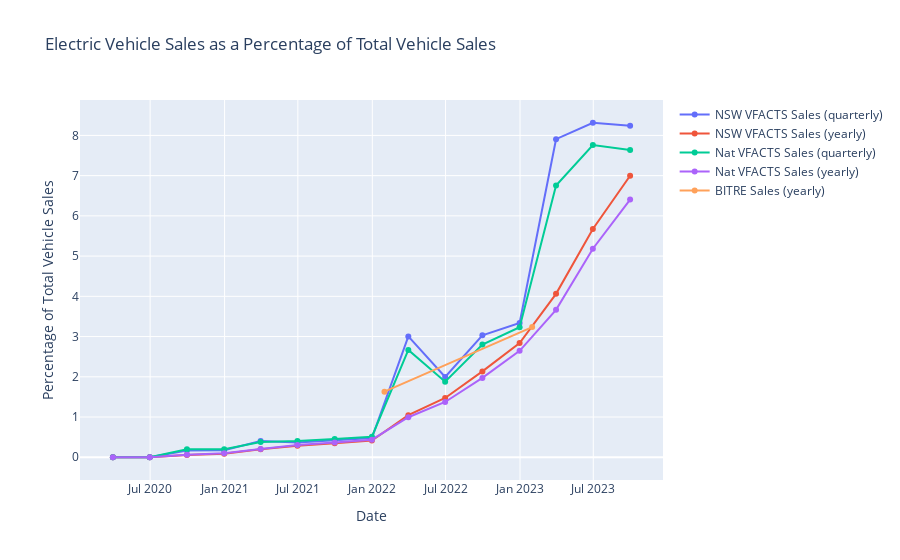

Notebook code for this chart:
### Code cell
def vf_elec_percent_nsw(vdf):
    vt = vdf.loc[vdf['State']=='NSW'].groupby(['Fuel Type']).sum().drop(columns=['State','Vehicle Type'])
    vt = vt/vt.sum()*100
    vte = vt.loc['Electric']
    return vte

def vf_elec_percent_national(vdf):
    vt = vdf.groupby(['Fuel Type']).sum().drop(columns=['State','Vehicle Type'])
    vt = vt/vt.sum()*100
    vte = vt.loc['Electric']
    return vte

q_vte_nsw = vf_elec_percent_nsw(vfacts_df)
y_vte_nsw = vf_elec_percent_nsw(vfacts_yearly_df)

q_vte_nat = vf_elec_percent_national(vfacts_df)
y_vte_nat = vf_elec_percent_national(vfacts_yearly_df)

# plotly line plot of vte with x-axis as datetime and y-axis as vte
fig = go.Figure()
fig.add_trace(go.Scatter(x=q_vte_nsw.index, y=q_vte_nsw.values, mode='lines+markers',name='NSW VFACTS Sales (quarterly)'))
fig.add_trace(go.Scatter(x=y_vte_nsw.index, y=y_vte_nsw.values, mode='lines+markers',name='NSW VFACTS Sales (yearly)'))
fig.add_trace(go.Scatter(x=q_vte_nat.index, y=q_vte_nat.values, mode='lines+markers',name='Nat VFACTS Sales (quarterly)'))
fig.add_trace(go.Scatter(x=y_vte_nat.index, y=y_vte_nat.values, mode='lines+markers',name='Nat VFACTS Sales (yearly)'))
fig.add_trace(go.Scatter(x=PC_passenger_ev_sales_nat.index, y=PC_passenger_ev_sales_nat.values, mode='lines+markers',name='BITRE Sales (yearly)'))
fig.update_layout(title='Electric Vehicle Sales as a Percentage of Total Vehicle Sales',
                  xaxis_title='Date',
                  yaxis_title='Percentage of Total Vehicle Sales')
fig.show()

### Figure 1 — Plotly figure (JSON) as saved in the notebook; plotly's stock layout.template omitted (floating-point values rounded to 4 significant figures)
{"data": [{"mode": "lines+markers", "name": "NSW VFACTS Sales (quarterly)", "type": "scatter", "x": ["2020-03-31", "2020-06-30", "2020-09-30", "2020-12-31", "2021-03-31", "2021-06-30", "2021-09-30", "2021-12-31", "2022-03-31", "2022-06-30", "2022-09-30", "2022-12-31", "2023-03-31", "2023-06-30", "2023-09-30"], "y": [0, 0, 0.1703, 0.1752, 0.4014, 0.3677, 0.4244, 0.4763, 3.004, 1.995, 3.031, 3.337, 7.906, 8.315, 8.241]}, {"mode": "lines+markers", "name": "NSW VFACTS Sales (yearly)", "type": "scatter", "x": ["2020-03-31", "2020-06-30", "2020-09-30", "2020-12-31", "2021-03-31", "2021-06-30", "2021-09-30", "2021-12-31", "2022-03-31", "2022-06-30", "2022-09-30", "2022-12-31", "2023-03-31", "2023-06-30", "2023-09-30"], "y": [0, 0, 0.05619, 0.08692, 0.1974, 0.2881, 0.3471, 0.416, 1.045, 1.473, 2.134, 2.84, 4.062, 5.675, 6.998]}, {"mode": "lines+markers", "name": "Nat VFACTS Sales (quarterly)", "type": "scatter", "x": ["2020-03-31", "2020-06-30", "2020-09-30", "2020-12-31", "2021-03-31", "2021-06-30", "2021-09-30", "2021-12-31", "2022-03-31", "2022-06-30", "2022-09-30", "2022-12-31", "2023-03-31", "2023-06-30", "2023-09-30"], "y": [0, 0, 0.1975, 0.2005, 0.3798, 0.4055, 0.4549, 0.5116, 2.669, 1.878, 2.803, 3.231, 6.752, 7.762, 7.638]}, {"mode": "lines+markers", "name": "Nat VFACTS Sales (yearly)", "type": "scatter", "x": ["2020-03-31", "2020-06-30", "2020-09-30", "2020-12-31", "2021-03-31", "2021-06-30", "2021-09-30", "2021-12-31", "2022-03-31", "2022-06-30", "2022-09-30", "2022-12-31", "2023-03-31", "2023-06-30", "2023-09-30"], "y": [0, 0, 0.06334, 0.0983, 0.2034, 0.3064, 0.367, 0.4372, 0.9945, 1.374, 1.972, 2.646, 3.664, 5.182, 6.404]}, {"mode": "lines+markers", "name": "BITRE Sales (yearly)", "type": "scatter", "x": ["2021-01-31", "2022-01-31", "2023-01-31"], "y": [null, 1.631, 3.235]}], "layout": {"title": {"text": "Electric Vehicle Sales as a Percentage of Total Vehicle Sales"}, "xaxis": {"title": {"text": "Date"}}, "yaxis": {"title": {"text": "Percentage of Total Vehicle Sales"}}}}
